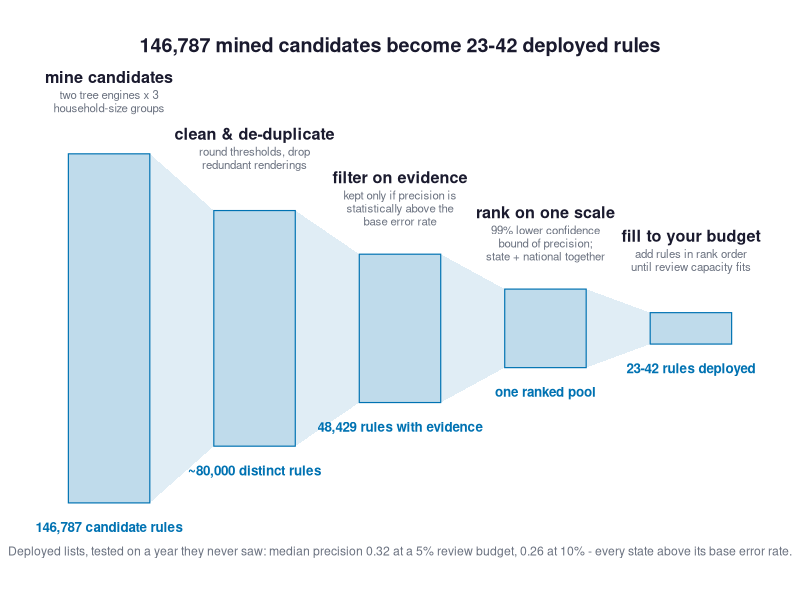
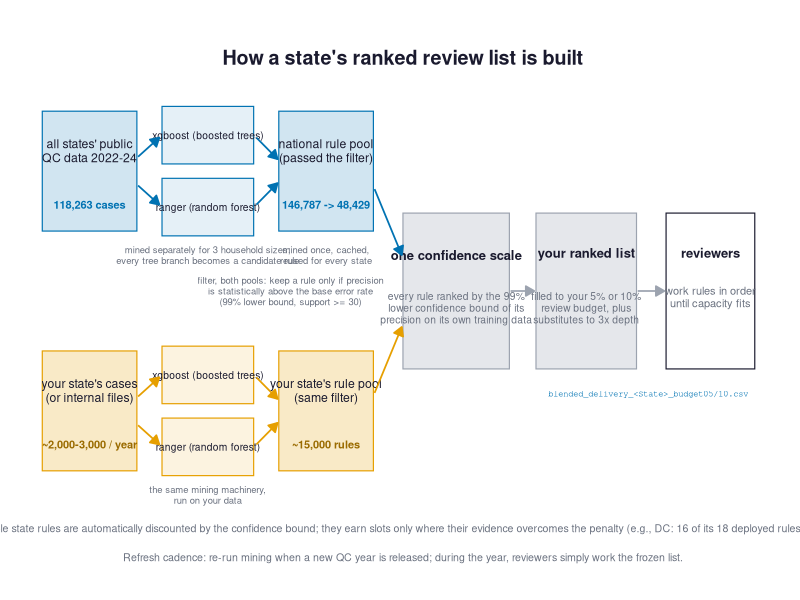
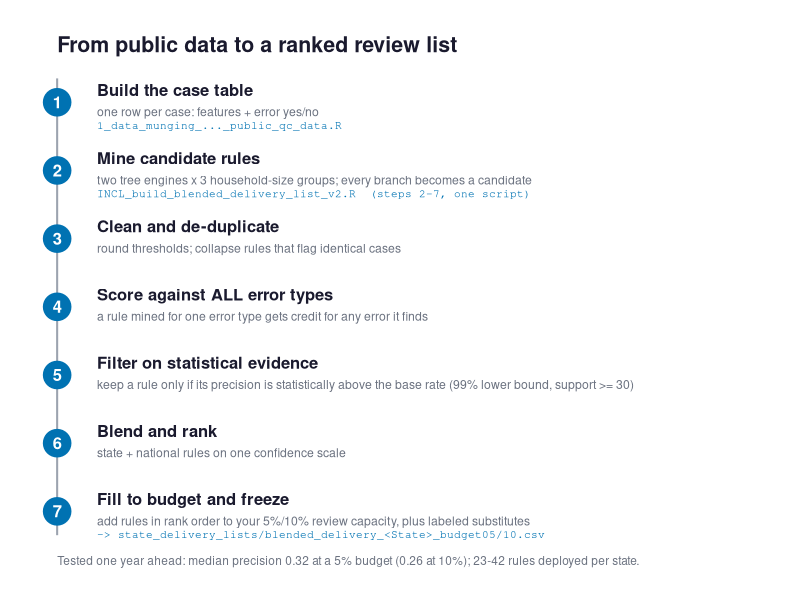

These figures' R source, in order:
# Three candidate figures explaining the delivery-list pipeline, for the deck.
# Audience: state program analysts. All counts/precision figures are from the
# published any-error recipe (national 2022-24 pool; blended benchmark,
# findings 14-16).
#   A  funnel: mine everything, trust little (stage counts)
#   B  two streams: national + state pools merge on one confidence scale
#   C  recipe card: numbered steps, what you run and what you get
# Output: presentation_figures/pipeline_option_{A,B,C}.png

suppressMessages(library(ggplot2))
dir.create("presentation_figures", showWarnings = FALSE)

INK    <- "#1a1a2e"   # primary text
MUTED  <- "#6b7280"   # secondary text
BOX    <- "#e5e7eb"   # neutral structure fill
EDGE   <- "#9ca3af"
BLUE   <- "#0072B2"   # national / pipeline accent (Okabe-Ito)
ORANGE <- "#E69F00"   # the state's own data accent (Okabe-Ito)

arrowspec <- arrow(length = unit(7, "pt"), type = "closed")

## ── Option A: the funnel ──────────────────────────────────────────────────────
stages <- data.frame(
  x = 1:5,
  half = c(2.0, 1.35, 0.85, 0.45, 0.18),
  title = c("mine candidates", "clean & de-duplicate", "filter on evidence",
            "rank on one scale", "fill to your budget"),
  sub = c("two tree engines x 3\nhousehold-size groups",
          "round thresholds, drop\nredundant renderings",
          "kept only if precision is\nstatistically above the\nbase error rate",
          "99% lower confidence\nbound of precision;\nstate + national together",
          "add rules in rank order\nuntil review capacity fits"),
  n = c("146,787 candidate rules", "~80,000 distinct rules",
        "48,429 rules with evidence", "one ranked pool",
        "23-42 rules deployed")
)
polys <- do.call(rbind, lapply(1:4, function(i) data.frame(
  id = i,
  x = c(stages$x[i] + 0.28, stages$x[i + 1] - 0.28,
        stages$x[i + 1] - 0.28, stages$x[i] + 0.28),
  y = c(stages$half[i], stages$half[i + 1],
        -stages$half[i + 1], -stages$half[i])
)))
pA <- ggplot() +
  geom_polygon(data = polys, aes(x, y, group = id), fill = BLUE, alpha = 0.12) +
  geom_rect(data = stages,
            aes(xmin = x - 0.28, xmax = x + 0.28, ymin = -half, ymax = half),
            fill = BLUE, alpha = 0.25, colour = BLUE, linewidth = 0.4) +
  geom_text(data = stages, aes(x, half + 0.95, label = title),
            fontface = "bold", size = 4.1, colour = INK, vjust = 1) +
  geom_text(data = stages, aes(x, half + 0.73, label = sub),
            size = 2.9, colour = MUTED, vjust = 1, lineheight = 0.95) +
  geom_text(data = stages, aes(x, -half - 0.22, label = n),
            size = 3.4, colour = BLUE, fontface = "bold", vjust = 1) +
  annotate("text", x = 3, y = 3.25,
           label = "146,787 mined candidates become 23-42 deployed rules",
           size = 5, fontface = "bold", colour = INK) +
  annotate("text", x = 3, y = -2.55,
           label = "Deployed lists, tested on a year they never saw: median precision 0.32 at a 5% review budget, 0.26 at 10% - every state above its base error rate.",
           size = 3.1, colour = MUTED) +
  coord_cartesian(xlim = c(0.5, 5.5), ylim = c(-2.8, 3.45)) +
  theme_void()
ggsave("presentation_figures/pipeline_option_A.png", pA,
       width = 11, height = 5.4, dpi = 300, bg = "white")

## ── Option B: two streams merge ───────────────────────────────────────────────
box <- function(x, y, w, h, fill, colour = NA) {
  annotate("rect", xmin = x - w/2, xmax = x + w/2, ymin = y - h/2, ymax = y + h/2,
           fill = fill, colour = colour, linewidth = 0.4)
}
lbl <- function(x, y, text, size = 3.4, col = INK, face = "plain", lh = 0.95)
  annotate("text", x = x, y = y, label = text, size = size, colour = col,
           fontface = face, lineheight = lh)
seg <- function(x1, y1, x2, y2, col = EDGE)
  annotate("segment", x = x1, y = y1, xend = x2, yend = y2,
           colour = col, linewidth = 0.6, arrow = arrowspec)

chip <- function(x, y, w, h, fill, colour, text, tsize = 2.6) {
  list(box(x, y, w, h, fill = fill, colour = colour),
       lbl(x, y, text, tsize, INK, lh = 0.9))
}
pB <- ggplot() +
  # ── national lane ──
  box(1.0, 3.0, 1.6, 1.0, fill = scales::alpha(BLUE, 0.18), colour = BLUE) +
  lbl(1.0, 3.17, "all states' public
QC data 2022-24", 3.1, INK) +
  lbl(1.0, 2.72, "118,263 cases", 2.8, BLUE, "bold") +
  chip(3.0, 3.30, 1.55, 0.48, scales::alpha(BLUE, 0.10), BLUE,
       "xgboost (boosted trees)") +
  chip(3.0, 2.70, 1.55, 0.48, scales::alpha(BLUE, 0.10), BLUE,
       "ranger (random forest)") +
  lbl(3.0, 2.30, "mined separately for 3 household sizes;
every tree branch becomes a candidate rule", 2.4, MUTED) +
  seg(1.82, 3.12, 2.18, 3.28, BLUE) + seg(1.82, 2.88, 2.18, 2.72, BLUE) +
  seg(3.82, 3.28, 4.18, 3.10, BLUE) + seg(3.82, 2.72, 4.18, 2.90, BLUE) +
  box(5.0, 3.0, 1.6, 1.0, fill = scales::alpha(BLUE, 0.18), colour = BLUE) +
  lbl(5.0, 3.17, "national rule pool
(passed the filter)", 3.1, INK) +
  lbl(5.0, 2.72, "146,787 -> 48,429", 2.8, BLUE, "bold") +
  lbl(5.0, 2.30, "mined once, cached,
reused for every state", 2.4, MUTED) +
  # ── state lane ──
  box(1.0, 1.0, 1.6, 1.0, fill = scales::alpha(ORANGE, 0.22), colour = ORANGE) +
  lbl(1.0, 1.17, "your state's cases
(or internal files)", 3.1, INK) +
  lbl(1.0, 0.72, "~2,000-3,000 / year", 2.8, "#9a6b00", "bold") +
  chip(3.0, 1.30, 1.55, 0.48, scales::alpha(ORANGE, 0.12), ORANGE,
       "xgboost (boosted trees)") +
  chip(3.0, 0.70, 1.55, 0.48, scales::alpha(ORANGE, 0.12), ORANGE,
       "ranger (random forest)") +
  lbl(3.0, 0.30, "the same mining machinery,
run on your data", 2.4, MUTED) +
  seg(1.82, 1.12, 2.18, 1.28, ORANGE) + seg(1.82, 0.88, 2.18, 0.72, ORANGE) +
  seg(3.82, 1.28, 4.18, 1.10, ORANGE) + seg(3.82, 0.72, 4.18, 0.90, ORANGE) +
  box(5.0, 1.0, 1.6, 1.0, fill = scales::alpha(ORANGE, 0.22), colour = ORANGE) +
  lbl(5.0, 1.17, "your state's rule pool
(same filter)", 3.1, INK) +
  lbl(5.0, 0.72, "~15,000 rules", 2.8, "#9a6b00", "bold") +
  # ── shared evidence bar note between lanes ──
  lbl(4.4, 2.00, "filter, both pools: keep a rule only if precision
is statistically above the base error rate
(99% lower bound, support >= 30)", 2.4, MUTED) +
  # ── merge on one scale ──
  box(7.2, 2.0, 1.8, 1.3, fill = BOX, colour = EDGE) +
  lbl(7.2, 2.30, "one confidence scale", 3.3, INK, "bold") +
  lbl(7.2, 1.86, "every rule ranked by the 99%
lower confidence bound of its
precision on its own training data", 2.6, MUTED) +
  seg(5.82, 2.85, 6.28, 2.30, BLUE) +
  seg(5.82, 1.15, 6.28, 1.70, ORANGE) +
  # ── frozen list ──
  box(9.4, 2.0, 1.7, 1.3, fill = BOX, colour = EDGE) +
  lbl(9.4, 2.32, "your ranked list", 3.3, INK, "bold") +
  lbl(9.4, 1.86, "filled to your 5% or 10%
review budget, plus
substitutes to 3x depth", 2.6, MUTED) +
  seg(8.12, 2.0, 8.52, 2.0) +
  # ── deployment ──
  box(11.5, 2.0, 1.5, 1.3, fill = "white", colour = INK) +
  lbl(11.5, 2.32, "reviewers", 3.3, INK, "bold") +
  lbl(11.5, 1.95, "work rules in order
until capacity fits", 2.8, MUTED) +
  seg(10.27, 2.0, 10.72, 2.0) +
  annotate("text", x = 10.45, y = 1.14, hjust = 0.5, label = "blended_delivery_<State>_budget05/10.csv",
           size = 2.2, colour = BLUE, family = "mono") +
  lbl(6.3, 3.95, "How a state's ranked review list is built", 5, INK, "bold") +
  lbl(6.3, 0.02, "Small-sample state rules are automatically discounted by the confidence bound; they earn slots only where their evidence overcomes the penalty (e.g., DC: 16 of its 18 deployed rules are its own).", 2.7, MUTED) +
  lbl(6.3, -0.22, "Refresh cadence: re-run mining when a new QC year is released; during the year, reviewers simply work the frozen list.", 2.7, MUTED) +
  coord_cartesian(xlim = c(0.1, 12.4), ylim = c(-0.35, 4.2)) +
  theme_void()
ggsave("presentation_figures/pipeline_option_B.png", pB,
       width = 13.2, height = 4.9, dpi = 300, bg = "white")

## ── Option C: the recipe card ─────────────────────────────────────────────────
steps <- data.frame(
  y = 7:1,
  n = 1:7,
  title = c("Build the case table",
            "Mine candidate rules",
            "Clean and de-duplicate",
            "Score against ALL error types",
            "Filter on statistical evidence",
            "Blend and rank",
            "Fill to budget and freeze"),
  what = c("one row per case: features + error yes/no",
           "two tree engines x 3 household-size groups; every branch becomes a candidate",
           "round thresholds; collapse rules that flag identical cases",
           "a rule mined for one error type gets credit for any error it finds",
           "keep a rule only if its precision is statistically above the base rate (99% lower bound, support >= 30)",
           "state + national rules on one confidence scale",
           "add rules in rank order to your 5%/10% review capacity, plus labeled substitutes"),
  runs = c("1_data_munging_..._public_qc_data.R",
           "INCL_build_blended_delivery_list_v2.R  (steps 2-7, one script)",
           "", "", "", "",
           "-> state_delivery_lists/blended_delivery_<State>_budget05/10.csv")
)
pC <- ggplot(steps) +
  annotate("segment", x = 0.32, xend = 0.32, y = 0.65, yend = 7.35,
           colour = EDGE, linewidth = 0.7) +
  geom_point(aes(x = 0.32, y = y), size = 9, colour = BLUE) +
  geom_text(aes(x = 0.32, y = y, label = n), colour = "white",
            size = 4.2, fontface = "bold") +
  geom_text(aes(x = 0.55, y = y + 0.18, label = title), hjust = 0,
            size = 4.2, fontface = "bold", colour = INK) +
  geom_text(aes(x = 0.55, y = y - 0.14, label = what), hjust = 0,
            size = 3.1, colour = MUTED) +
  geom_text(aes(x = 0.55, y = y - 0.34, label = runs), hjust = 0,
            size = 2.8, colour = BLUE, family = "mono") +
  annotate("text", x = 0.32, y = 7.85, hjust = 0,
           label = "From public data to a ranked review list",
           size = 5.4, fontface = "bold", colour = INK) +
  annotate("text", x = 0.32, y = 0.28, hjust = 0,
           label = "Tested one year ahead: median precision 0.32 at a 5% budget (0.26 at 10%); 23-42 rules deployed per state.",
           size = 3.0, colour = MUTED) +
  coord_cartesian(xlim = c(0.2, 4.4), ylim = c(0.1, 8.1)) +
  theme_void()
ggsave("presentation_figures/pipeline_option_C.png", pC,
       width = 9, height = 7, dpi = 300, bg = "white")

cat("wrote pipeline_option_A/B/C.png\n")
